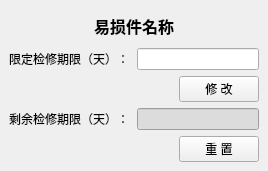
<?xml version="1.0" encoding="UTF-8"?>
<ui version="4.0">
 <class>WearingParts</class>
 <widget class="QWidget" name="WearingParts">
  <property name="geometry">
   <rect>
    <x>0</x>
    <y>0</y>
    <width>268</width>
    <height>171</height>
   </rect>
  </property>
  <property name="windowTitle">
   <string>Form</string>
  </property>
  <property name="styleSheet">
   <string notr="true"/>
  </property>
  <layout class="QVBoxLayout" name="verticalLayout_3">
   <property name="leftMargin">
    <number>0</number>
   </property>
   <property name="topMargin">
    <number>0</number>
   </property>
   <property name="rightMargin">
    <number>0</number>
   </property>
   <property name="bottomMargin">
    <number>0</number>
   </property>
   <item>
    <widget class="QStackedWidget" name="stackedWidget">
     <property name="currentIndex">
      <number>1</number>
     </property>
     <widget class="QWidget" name="pageFrequency">
      <layout class="QVBoxLayout" name="verticalLayout_4">
       <item>
        <layout class="QVBoxLayout" name="verticalLayout" stretch="1,1,1,1,1">
         <item>
          <widget class="QLabel" name="labelFreqName">
           <property name="font">
            <font>
             <pointsize>12</pointsize>
             <weight>75</weight>
             <bold>true</bold>
            </font>
           </property>
           <property name="styleSheet">
            <string notr="true">background:transparent;</string>
           </property>
           <property name="frameShape">
            <enum>QFrame::NoFrame</enum>
           </property>
           <property name="text">
            <string>维护/保养件名称</string>
           </property>
           <property name="alignment">
            <set>Qt::AlignCenter</set>
           </property>
          </widget>
         </item>
         <item>
          <layout class="QHBoxLayout" name="horizontalLayout" stretch="1,1">
           <item>
            <widget class="QLabel" name="labelSetFreq">
             <property name="styleSheet">
              <string notr="true">background:transparent;</string>
             </property>
             <property name="text">
              <string>限定使用次数：</string>
             </property>
            </widget>
           </item>
           <item>
            <widget class="QLineEdit" name="editSetFreq">
             <property name="toolTip">
              <string/>
             </property>
             <property name="alignment">
              <set>Qt::AlignCenter</set>
             </property>
            </widget>
           </item>
          </layout>
         </item>
         <item>
          <layout class="QHBoxLayout" name="horizontalLayout_4">
           <item>
            <spacer name="horizontalSpacer_2">
             <property name="orientation">
              <enum>Qt::Horizontal</enum>
             </property>
             <property name="sizeHint" stdset="0">
              <size>
               <width>40</width>
               <height>20</height>
              </size>
             </property>
            </spacer>
           </item>
           <item>
            <widget class="QPushButton" name="btnSetFreq">
             <property name="minimumSize">
              <size>
               <width>60</width>
               <height>25</height>
              </size>
             </property>
             <property name="styleSheet">
              <string notr="true">background-color: rgb(224, 244, 253);</string>
             </property>
             <property name="text">
              <string>修 改</string>
             </property>
            </widget>
           </item>
          </layout>
         </item>
         <item>
          <layout class="QHBoxLayout" name="horizontalLayout_2" stretch="1,1">
           <item>
            <widget class="QLabel" name="labelUseFreq">
             <property name="styleSheet">
              <string notr="true">background:transparent;</string>
             </property>
             <property name="text">
              <string>已使用次数：</string>
             </property>
            </widget>
           </item>
           <item>
            <widget class="QLineEdit" name="editUseFreq">
             <property name="toolTip">
              <string/>
             </property>
             <property name="styleSheet">
              <string notr="true">background-color: rgb(220, 220, 220);</string>
             </property>
             <property name="alignment">
              <set>Qt::AlignCenter</set>
             </property>
             <property name="readOnly">
              <bool>true</bool>
             </property>
            </widget>
           </item>
          </layout>
         </item>
         <item>
          <layout class="QHBoxLayout" name="horizontalLayout_3">
           <item>
            <spacer name="horizontalSpacer">
             <property name="orientation">
              <enum>Qt::Horizontal</enum>
             </property>
             <property name="sizeHint" stdset="0">
              <size>
               <width>40</width>
               <height>20</height>
              </size>
             </property>
            </spacer>
           </item>
           <item>
            <widget class="QPushButton" name="btnResetFreq">
             <property name="minimumSize">
              <size>
               <width>60</width>
               <height>25</height>
              </size>
             </property>
             <property name="styleSheet">
              <string notr="true">background-color: rgb(246, 252, 253);</string>
             </property>
             <property name="text">
              <string>重 置</string>
             </property>
            </widget>
           </item>
          </layout>
         </item>
        </layout>
       </item>
      </layout>
     </widget>
     <widget class="QWidget" name="pageTime">
      <layout class="QVBoxLayout" name="verticalLayout_5">
       <item>
        <layout class="QVBoxLayout" name="verticalLayout_2">
         <item>
          <widget class="QLabel" name="labelTimeName">
           <property name="font">
            <font>
             <pointsize>12</pointsize>
             <weight>75</weight>
             <bold>true</bold>
            </font>
           </property>
           <property name="styleSheet">
            <string notr="true">background:transparent;</string>
           </property>
           <property name="text">
            <string>易损件名称</string>
           </property>
           <property name="alignment">
            <set>Qt::AlignCenter</set>
           </property>
          </widget>
         </item>
         <item>
          <layout class="QHBoxLayout" name="horizontalLayout_8" stretch="1,1">
           <item>
            <widget class="QLabel" name="labelSetLimitDate">
             <property name="styleSheet">
              <string notr="true">background:transparent;</string>
             </property>
             <property name="text">
              <string>限定检修期限（天）：</string>
             </property>
            </widget>
           </item>
           <item>
            <widget class="QLineEdit" name="editSetLimitDate">
             <property name="toolTip">
              <string>易损件限定时间</string>
             </property>
             <property name="alignment">
              <set>Qt::AlignCenter</set>
             </property>
             <property name="readOnly">
              <bool>false</bool>
             </property>
            </widget>
           </item>
          </layout>
         </item>
         <item>
          <layout class="QHBoxLayout" name="horizontalLayout_9">
           <item>
            <spacer name="horizontalSpacer_4">
             <property name="orientation">
              <enum>Qt::Horizontal</enum>
             </property>
             <property name="sizeHint" stdset="0">
              <size>
               <width>40</width>
               <height>20</height>
              </size>
             </property>
            </spacer>
           </item>
           <item>
            <widget class="QPushButton" name="btnSetLimitDate">
             <property name="minimumSize">
              <size>
               <width>60</width>
               <height>25</height>
              </size>
             </property>
             <property name="text">
              <string>修 改</string>
             </property>
            </widget>
           </item>
          </layout>
         </item>
         <item>
          <layout class="QHBoxLayout" name="horizontalLayout_5" stretch="1,1">
           <item>
            <widget class="QLabel" name="labelRemainingDate">
             <property name="styleSheet">
              <string notr="true">background:transparent;</string>
             </property>
             <property name="text">
              <string>剩余检修期限（天）：</string>
             </property>
            </widget>
           </item>
           <item>
            <widget class="QLineEdit" name="editRemainingDate">
             <property name="toolTip">
              <string>易损件剩余时间</string>
             </property>
             <property name="styleSheet">
              <string notr="true">background-color: rgb(220, 220, 220);</string>
             </property>
             <property name="alignment">
              <set>Qt::AlignCenter</set>
             </property>
             <property name="readOnly">
              <bool>true</bool>
             </property>
            </widget>
           </item>
          </layout>
         </item>
         <item>
          <layout class="QHBoxLayout" name="horizontalLayout_6">
           <item>
            <spacer name="horizontalSpacer_3">
             <property name="orientation">
              <enum>Qt::Horizontal</enum>
             </property>
             <property name="sizeHint" stdset="0">
              <size>
               <width>40</width>
               <height>20</height>
              </size>
             </property>
            </spacer>
           </item>
           <item>
            <widget class="QPushButton" name="btnResetTime">
             <property name="minimumSize">
              <size>
               <width>60</width>
               <height>25</height>
              </size>
             </property>
             <property name="text">
              <string>重 置</string>
             </property>
            </widget>
           </item>
          </layout>
         </item>
        </layout>
       </item>
      </layout>
     </widget>
    </widget>
   </item>
  </layout>
 </widget>
 <resources/>
 <connections/>
</ui>
